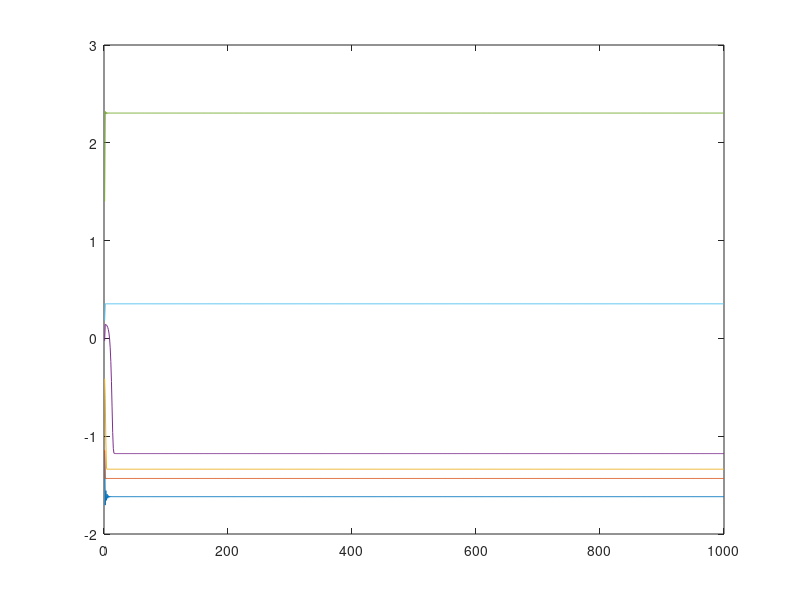

MATLAB code to generate this figure:
N = 6;

w_state(:,1) = (rand(N,1) - 0.5) .* pi; %Initialize the phase for each oscillator
w_intri = (rand(N,1) - 0.5) .* pi/2;

coupling = rand(N,N);
coupling = coupling .* coupling > 0.8;

t = linspace(0,10,0.01);

for ii = 2:1000
    for jj = 1:N
        for kk = 1:N
            w_state(jj,ii) = w_intri(jj) + 1/(0.1*N) * sum(sin(w_state(jj,ii-1) - w_state(kk,ii-1)));
        end
    end
end

%%
%Plot it
figure;
for jj = 1:N
    plot(w_state(jj,:));hold on;
end